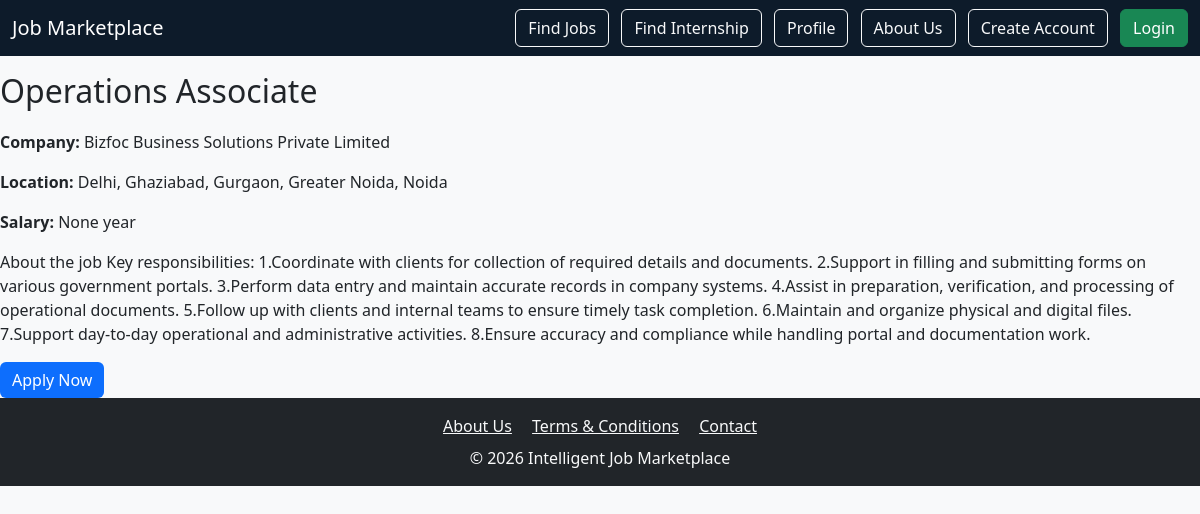
Before: /job/3/ with the older database file.
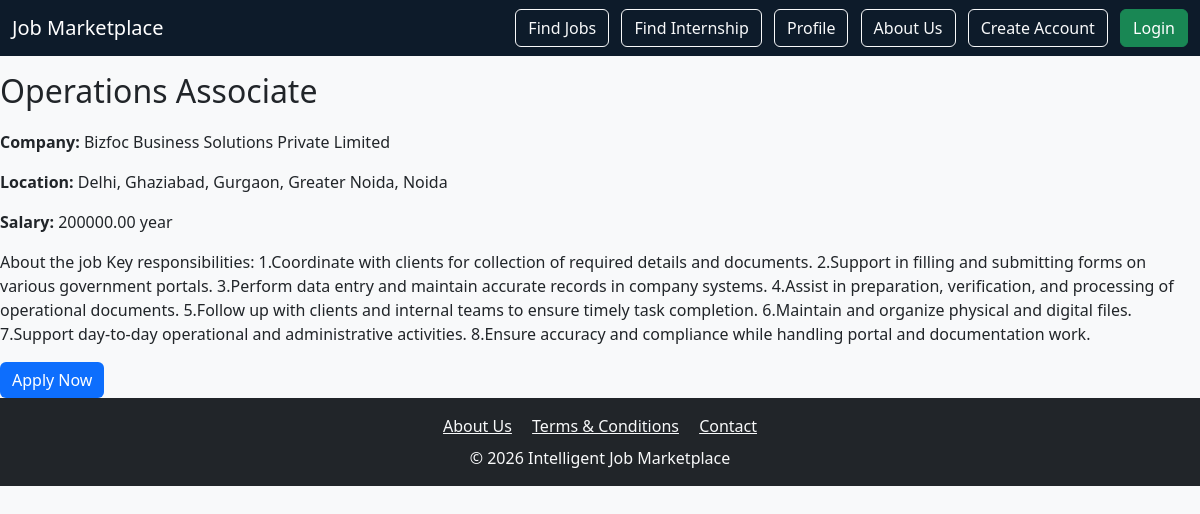
After: the same page with the newer database file.
### jobs/models.py (models this page shows, shortened)
class Job(models.Model):
    JOB_TYPE_CHOICES = [
        ("full_time", "Full-Time"),
        ("part_time", "Part-Time"),
        ("remote", "Work From Home"),
    ]
    title = models.CharField(max_length=200)
    company = models.CharField(max_length=200)
    location = models.CharField(max_length=200)
    description = models.TextField(default="No description provided")
    salary = models.DecimalField(max_digits=10, decimal_places=2, blank=True, null=True)
    salary_type = models.CharField(max_length=20, choices=[("year", "Per Year"), ("month", "Per Month")], default="year")
    job_type = models.CharField(max_length=20, choices=JOB_TYPE_CHOICES, default="full_time")
    posted_at = models.DateTimeField(auto_now_add=True)
    featured = models.BooleanField(default=False)

### jobs/views.py (the view)
# urls.py: path("job/<int:pk>/", views.job_detail, name="job_detail"),
def job_detail(request, pk):
    job = Job.objects.get(pk=pk)
    return render(request, "job_detail.html", {"job": job})

### jobs/templates/job_detail.html
{% extends "base.html" %}
{% block content %}
<h2>{{ job.title }}</h2>
<p><strong>Company:</strong> {{ job.company }}</p>
<p><strong>Location:</strong> {{ job.location }}</p>
<p><strong>Salary:</strong> {{ job.salary }} {{ job.salary_type }}</p>
<p>{{ job.description }}</p>
<a href="{% url 'apply_job' job.id %}" class="btn btn-primary">Apply Now</a>
{% endblock %}

Changed rows visible on the page:
changed Job "Operations Associate": salary "None" → "200000.00"
